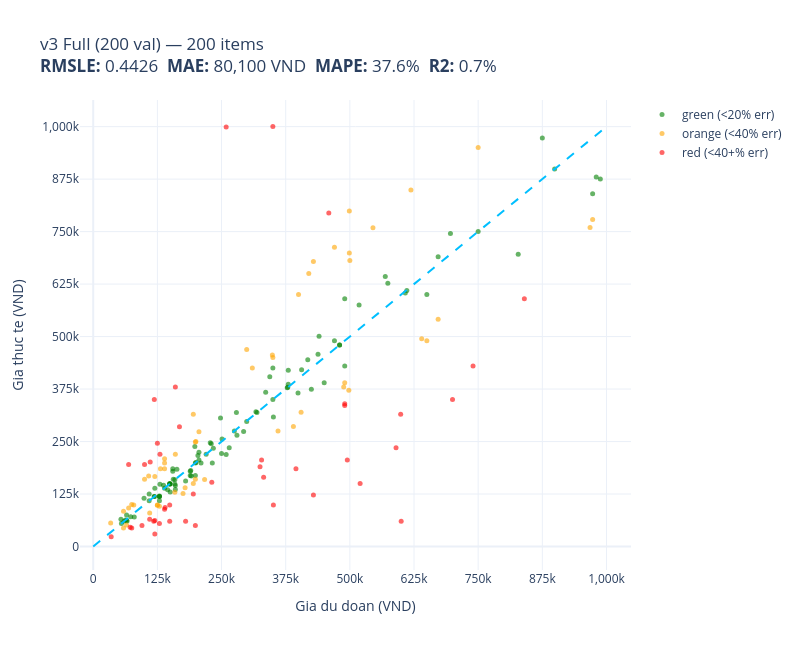
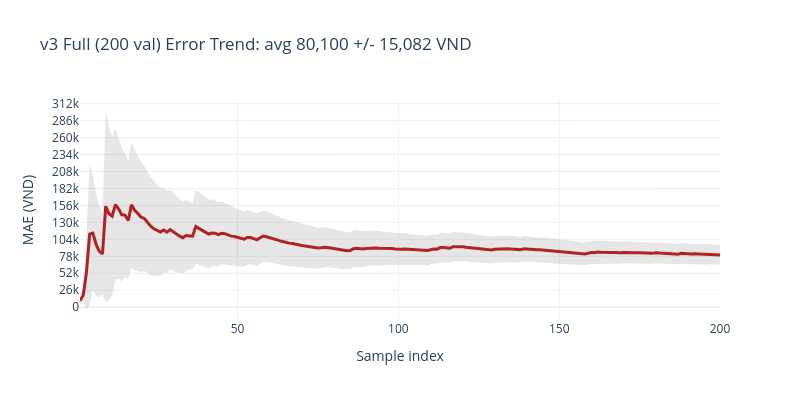

Notebook source saved alongside these figures, in order:
### Markdown cell above
## 7. Generative eval — 200 val (final epoch 3)

**Q5 lai:** Regex float-first + clamp [5, 1000].  
**Q6:** 200 val — nhanh (~3 phut), du de validate improvement vs v1.

### Code cell
model.eval()

# Safety cast truoc inference
for _m in model.modules():
    if isinstance(_m, torch.nn.Conv1d):
        _m.to(torch.bfloat16)

def predict_one(prompt: str) -> tuple:
    """Returns (pred_thousands_vnd, raw_generated_text)."""
    inputs = tokenizer(prompt, return_tensors="pt").to("cuda")
    with torch.inference_mode():
        out = model.generate(
            **inputs,
            max_new_tokens=MAX_NEW_TOKENS,
            do_sample=False,
            pad_token_id=tokenizer.eos_token_id,
        )
    gen = tokenizer.decode(out[0][inputs["input_ids"].shape[1]:], skip_special_tokens=True)
    m = re.search(PARSE_REGEX, gen)
    if m:
        pred_k = int(float(m.group()))
        pred_k = max(PRED_CLAMP_MIN, min(pred_k, PRED_CLAMP_MAX))
    else:
        pred_k = 0
    return pred_k, gen

preds_vnd, trues_vnd, raw_outs = [], [], []
clamp_count = 0
t_eval_start = time.time()

for item in tqdm(val_raw, desc="Generative eval val"):
    pred_k, raw = predict_one(item["prompt"])
    preds_vnd.append(pred_k * 1000)
    trues_vnd.append(item["price_vnd_true"])
    raw_outs.append(raw)
    if pred_k in (PRED_CLAMP_MIN, PRED_CLAMP_MAX):
        clamp_count += 1

t_eval = time.time() - t_eval_start
metrics_final = compute_metrics(np.array(trues_vnd, dtype=float), np.array(preds_vnd, dtype=float))

print("=" * 50)
print(f"v3 Full — {VAL_EVAL_SIZE} val (epoch {NUM_EPOCHS} final)")
print("=" * 50)
print(f"RMSLE : {metrics_final['rmsle']:.4f}  (primary)")
print(f"MAE   : {metrics_final['mae']:,.0f} VND")
print(f"MAPE  : {metrics_final['mape']:.1f}%")
print(f"R2    : {metrics_final['r2']:.4f}")
print(f"Zero preds   : {preds_vnd.count(0)}")
print(f"Clamp trigger: {clamp_count}")
print(f"Sec/item     : {t_eval/VAL_EVAL_SIZE:.2f}s")
print("=" * 50)
print(f"v1 reference : RMSLE=0.6084")
print(f"Day4 v8 ref  : RMSLE=0.4004")
print(f"Target       : RMSLE<0.38")

names = [item["prompt"][:50] for item in val_raw]
plot_predictions(
    np.array(trues_vnd, dtype=float),
    np.array(preds_vnd, dtype=float),
    title=f"v3 Full ({VAL_EVAL_SIZE} val)",
    names=names,
)

### Figure 1 — Plotly figure (JSON) as saved in the notebook; plotly's stock layout.template omitted (floating-point values rounded to 4 significant figures)
{"data": [{"customdata": [["Sản phẩm này có giá bao nhiêu ?\nTiêu đề: Dán cường<br>Pred: 159,000 VND<br>True: 149,000 VND"], ["Sản phẩm này có giá bao nhiêu ?\nTiêu đề: Đèn Pin L<br>Pred: 190,000 VND<br>True: 181,000 VND"], ["Sản phẩm này có giá bao nhiêu ?\nTiêu đề: Lư xông t<br>Pred: 380,000 VND<br>True: 420,000 VND"], ["Sản phẩm này có giá bao nhiêu ?\nTiêu đề: Cáp sạc n<br>Pred: 145,000 VND<br>True: 135,000 VND"], ["Sản phẩm này có giá bao nhiêu ?\nTiêu đề: Sữa Tắm K<br>Pred: 156,000 VND<br>True: 160,000 VND"], ["Sản phẩm này có giá bao nhiêu ?\nTiêu đề: Kem Dưỡng<br>Pred: 248,000 VND<br>True: 305,970 VND"], ["Sản phẩm này có giá bao nhiêu ?\nTiêu đề: Tinh dầu <br>Pred: 875,000 VND<br>True: 973,000 VND"], ["Sản phẩm này có giá bao nhiêu ?\nTiêu đề: Bàn phím <br>Pred: 206,000 VND<br>True: 205,965 VND"], ["Sản phẩm này có giá bao nhiêu ?\nTiêu đề: Dép kẹp x<br>Pred: 119,000 VND<br>True: 119,000 VND"], ["Sản phẩm này có giá bao nhiêu ?\nTiêu đề: Vòi phun <br>Pred: 250,000 VND<br>True: 221,500 VND"], ["Sản phẩm này có giá bao nhiêu ?\nTiêu đề: Thuốc Trừ<br>Pred: 137,000 VND<br>True: 146,000 VND"], ["Sản phẩm này có giá bao nhiêu ?\nTiêu đề: Áo Mưa 2 <br>Pred: 149,000 VND<br>True: 149,000 VND"], ["Sản phẩm này có giá bao nhiêu ?\nTiêu đề: Cáp âm th<br>Pred: 180,000 VND<br>True: 156,000 VND"], ["Sản phẩm này có giá bao nhiêu ?\nTiêu đề: Đồ Chơi M<br>Pred: 336,000 VND<br>True: 367,300 VND"], ["Sản phẩm này có giá bao nhiêu ?\nTiêu đề: Tai nghe <br>Pred: 490,000 VND<br>True: 590,000 VND"], ["Sản phẩm này có giá bao nhiêu ?\nTiêu đề: Kéo đầu t<br>Pred: 80,000 VND<br>True: 70,000 VND"], ["Sản phẩm này có giá bao nhiêu ?\nTiêu đề: Ví Nam Da<br>Pred: 150,000 VND<br>True: 149,000 VND"], ["Sản phẩm này có giá bao nhiêu ?\nTiêu đề: Bộ tranh <br>Pred: 199,000 VND<br>True: 199,000 VND"], ["Sản phẩm này có giá bao nhiêu ?\nTiêu đề: Kệ lưu tr<br>Pred: 980,000 VND<br>True: 880,000 VND"], ["Sản phẩm này có giá bao nhiêu ?\nTiêu đề: Áo Khoác <br>Pred: 189,000 VND<br>True: 169,000 VND"], ["Sản phẩm này có giá bao nhiêu ?\nTiêu đề: Ấm Siêu T<br>Pred: 160,000 VND<br>True: 145,000 VND"], ["Sản phẩm này có giá bao nhiêu ?\nTiêu đề: Mũ Nón Sn<br>Pred: 259,000 VND<br>True: 219,000 VND"], ["Sản phẩm này có giá bao nhiêu ?\nTiêu đề: Balo Da N<br>Pred: 351,000 VND<br>True: 308,700 VND"], ["Sản phẩm này có giá bao nhiêu ?\nTiêu đề: Hộp Hút Ẩ<br>Pred: 129,000 VND<br>True: 119,000 VND"], ["Sản phẩm này có giá bao nhiêu ?\nTiêu đề: Viên chả <br>Pred: 65,000 VND<br>True: 62,000 VND"], ["Sản phẩm này có giá bao nhiêu ?\nTiêu đề: Giày sand<br>Pred: 379,000 VND<br>True: 379,000 VND"], ["Sản phẩm này có giá bao nhiêu ?\nTiêu đề: Mũ Nón Lư<br>Pred: 220,000 VND<br>True: 220,000 VND"], ["Sản phẩm này có giá bao nhiêu ?\nTiêu đề: Xe chở rá<br>Pred: 199,000 VND<br>True: 169,000 VND"], ["Sản phẩm này có giá bao nhiêu ?\nTiêu đề: Kem Chống<br>Pred: 438,000 VND<br>True: 458,000 VND"], ["Sản phẩm này có giá bao nhiêu ?\nTiêu đề: Ốp lưng A<br>Pred: 55,000 VND<br>True: 55,000 VND"], ["Sản phẩm này có giá bao nhiêu ?\nTiêu đề: Dep Xỏ Ng<br>Pred: 198,000 VND<br>True: 238,000 VND"], ["Sản phẩm này có giá bao nhiêu ?\nTiêu đề: Hộp mực 1<br>Pred: 650,000 VND<br>True: 600,000 VND"], ["Sản phẩm này có giá bao nhiêu ?\nTiêu đề: Túi đeo b<br>Pred: 109,000 VND<br>True: 125,000 VND"], ["Sản phẩm này có giá bao nhiêu ?\nTiêu đề: Bộ bình u<br>Pred: 608,000 VND<br>True: 603,750 VND"], ["Sản phẩm này có giá bao nhiêu ?\nTiêu đề: Gấu Bông <br>Pred: 232,000 VND<br>True: 199,000 VND"], ["Sản phẩm này có giá bao nhiêu ?\nTiêu đề: Router Wi<br>Pred: 470,000 VND<br>True: 490,000 VND"], ["Sản phẩm này có giá bao nhiêu ?\nTiêu đề: Kính lão <br>Pred: 129,000 VND<br>True: 109,000 VND"], ["Sản phẩm này có giá bao nhiêu ?\nTiêu đề: Mô hình k<br>Pred: 350,000 VND<br>True: 425,000 VND"], ["Sản phẩm này có giá bao nhiêu ?\nTiêu đề: Máy Mài G<br>Pred: 988,000 VND<br>True: 875,000 VND"], ["Sản phẩm này có giá bao nhiêu ?\nTiêu đề: Sữa bột O<br>Pred: 574,000 VND<br>True: 627,000 VND"], ["Sản phẩm này có giá bao nhiêu ?\nTiêu đề: Sữa Dưỡng<br>Pred: 130,000 VND<br>True: 148,500 VND"], ["Sản phẩm này có giá bao nhiêu ?\nTiêu đề: Gel Mềm T<br>Pred: 189,000 VND<br>True: 179,000 VND"], ["Sản phẩm này có giá bao nhiêu ?\nTiêu đề: Mũi khoan<br>Pred: 317,000 VND<br>True: 321,000 VND"], ["Sản phẩm này có giá bao nhiêu ?\nTiêu đề: Sạc USB‑C<br>Pred: 611,000 VND<br>True: 609,511 VND"], ["Sản phẩm này có giá bao nhiêu ?\nTiêu đề: Combo 10 <br>Pred: 210,000 VND<br>True: 199,000 VND"], ["Sản phẩm này có giá bao nhiêu ?\nTiêu đề: Máy mài k<br>Pred: 828,000 VND<br>True: 696,000 VND"], ["Sản phẩm này có giá bao nhiêu ?\nTiêu đề: Bàn Phím <br>Pred: 696,000 VND<br>True: 745,200 VND"], ["Sản phẩm này có giá bao nhiêu ?\nTiêu đề: Tranh tre<br>Pred: 280,000 VND<br>True: 265,000 VND"], ["Sản phẩm này có giá bao nhiêu ?\nTiêu đề: Mũ nửa đầ<br>Pred: 155,000 VND<br>True: 179,000 VND"], ["Sản phẩm này có giá bao nhiêu ?\nTiêu đề: Combo 2 X<br>Pred: 344,000 VND<br>True: 404,000 VND"], ["Sản phẩm này có giá bao nhiêu ?\nTiêu đề: Áo Khoác <br>Pred: 425,000 VND<br>True: 374,680 VND"], ["Sản phẩm này có giá bao nhiêu ?\nTiêu đề: Tấm Chắn <br>Pred: 490,000 VND<br>True: 430,000 VND"], ["Sản phẩm này có giá bao nhiêu ?\nTiêu đề: Tã quần U<br>Pred: 275,000 VND<br>True: 275,000 VND"], ["Sản phẩm này có giá bao nhiêu ?\nTiêu đề: Thắt Lưng<br>Pred: 899,000 VND<br>True: 899,000 VND"], ["Sản phẩm này có giá bao nhiêu ?\nTiêu đề: Balo Lapt<br>Pred: 518,000 VND<br>True: 575,000 VND"], ["Sản phẩm này có giá bao nhiêu ?\nTiêu đề: Son Dưỡng<br>Pred: 120,000 VND<br>True: 139,000 VND"], ["Sản phẩm này có giá bao nhiêu ?\nTiêu đề: Tấm làm m<br>Pred: 973,000 VND<br>True: 840,000 VND"], ["Sản phẩm này có giá bao nhiêu ?\nTiêu đề: Bao da ch<br>Pred: 200,000 VND<br>True: 200,000 VND"], ["Sản phẩm này có giá bao nhiêu ?\nTiêu đề: Bao da ch<br>Pred: 150,000 VND<br>True: 130,000 VND"], ["Sản phẩm này có giá bao nhiêu ?\nTiêu đề: Son Kem L<br>Pred: 159,000 VND<br>True: 159,000 VND"], ["Sản phẩm này có giá bao nhiêu ?\nTiêu đề: Nước cam <br>Pred: 54,000 VND<br>True: 65,000 VND"], ["Sản phẩm này có giá bao nhiêu ?\nTiêu đề: Sạc Lapto<br>Pred: 299,000 VND<br>True: 298,000 VND"], ["Sản phẩm này có giá bao nhiêu ?\nTiêu đề: Combo 2 T<br>Pred: 440,000 VND<br>True: 501,000 VND"], ["Sản phẩm này có giá bao nhiêu ?\nTiêu đề: Túi Xách <br>Pred: 109,000 VND<br>True: 109,000 VND"], ["Sản phẩm này có giá bao nhiêu ?\nTiêu đề: Áo lót nâ<br>Pred: 265,000 VND<br>True: 235,000 VND"], ["Sản phẩm này có giá bao nhiêu ?\nTiêu đề: Quạt đứng<br>Pred: 378,000 VND<br>True: 378,000 VND"], ["Sản phẩm này có giá bao nhiêu ?\nTiêu đề: Combo 2 K<br>Pred: 480,000 VND<br>True: 480,000 VND"], ["Sản phẩm này có giá bao nhiêu ?\nTiêu đề: Serum oh!<br>Pred: 228,000 VND<br>True: 247,000 VND"], ["Sản phẩm này có giá bao nhiêu ?\nTiêu đề: Sạc Lapto<br>Pred: 251,000 VND<br>True: 256,000 VND"], ["Sản phẩm này có giá bao nhiêu ?\nTiêu đề: Sạc Lapto<br>Pred: 480,000 VND<br>True: 480,000 VND"], ["Sản phẩm này có giá bao nhiêu ?\nTiêu đề: Kem Dưỡng<br>Pred: 350,000 VND<br>True: 350,000 VND"], ["Sản phẩm này có giá bao nhiêu ?\nTiêu đề: Kính Mắt <br>Pred: 149,000 VND<br>True: 150,000 VND"], ["Sản phẩm này có giá bao nhiêu ?\nTiêu đề: Ấm Siêu T<br>Pred: 160,000 VND<br>True: 136,000 VND"], ["Sản phẩm này có giá bao nhiêu ?\nTiêu đề: Sạc Lapto<br>Pred: 750,000 VND<br>True: 750,000 VND"], ["Sản phẩm này có giá bao nhiêu ?\nTiêu đề: Bàn Phím <br>Pred: 206,000 VND<br>True: 224,543 VND"], ["Sản phẩm này có giá bao nhiêu ?\nTiêu đề: Combo 2 C<br>Pred: 66,000 VND<br>True: 61,000 VND"], ["Sản phẩm này có giá bao nhiêu ?\nTiêu đề: Thùng 40 <br>Pred: 234,000 VND<br>True: 234,000 VND"], ["Sản phẩm này có giá bao nhiêu ?\nTiêu đề: Túi xách <br>Pred: 399,000 VND<br>True: 365,750 VND"], ["Sản phẩm này có giá bao nhiêu ?\nTiêu đề: Bình Đựng<br>Pred: 191,000 VND<br>True: 168,000 VND"], ["Sản phẩm này có giá bao nhiêu ?\nTiêu đề: Cài áo ho<br>Pred: 230,000 VND<br>True: 245,000 VND"], ["Sản phẩm này có giá bao nhiêu ?\nTiêu đề: Pin Tương<br>Pred: 406,000 VND<br>True: 421,000 VND"], ["Sản phẩm này có giá bao nhiêu ?\nTiêu đề: Bọc Vô Lă<br>Pred: 163,000 VND<br>True: 184,000 VND"], ["Sản phẩm này có giá bao nhiêu ?\nTiêu đề: Trò chơi <br>Pred: 279,000 VND<br>True: 319,000 VND"], ["Sản phẩm này có giá bao nhiêu ?\nTiêu đề: Áo thun 5<br>Pred: 450,000 VND<br>True: 390,000 VND"], ["Sản phẩm này có giá bao nhiêu ?\nTiêu đề: Bàn phím <br>Pred: 569,000 VND<br>True: 642,910 VND"], ["Sản phẩm này có giá bao nhiêu ?\nTiêu đề: Bình ăn b<br>Pred: 129,000 VND<br>True: 119,000 VND"], ["Sản phẩm này có giá bao nhiêu ?\nTiêu đề: Balo Thời<br>Pred: 380,000 VND<br>True: 386,700 VND"], ["Sản phẩm này có giá bao nhiêu ?\nTiêu đề: Sữa rửa m<br>Pred: 155,000 VND<br>True: 185,000 VND"], ["Sản phẩm này có giá bao nhiêu ?\nTiêu đề: Combo 02 <br>Pred: 73,000 VND<br>True: 71,000 VND"], ["Sản phẩm này có giá bao nhiêu ?\nTiêu đề: Cá Ngừ Ch<br>Pred: 63,000 VND<br>True: 63,000 VND"], ["Sản phẩm này có giá bao nhiêu ?\nTiêu đề: Miếng đệm<br>Pred: 99,000 VND<br>True: 115,000 VND"], ["Sản phẩm này có giá bao nhiêu ?\nTiêu đề: Găng tay <br>Pred: 139,000 VND<br>True: 139,000 VND"], ["Sản phẩm này có giá bao nhiêu ?\nTiêu đề: Miếng Đệm<br>Pred: 119,000 VND<br>True: 119,000 VND"], ["Sản phẩm này có giá bao nhiêu ?\nTiêu đề: Bông phấn<br>Pred: 65,000 VND<br>True: 75,000 VND"], ["Sản phẩm này có giá bao nhiêu ?\nTiêu đề: Pin Li‑io<br>Pred: 418,000 VND<br>True: 445,000 VND"], ["Sản phẩm này có giá bao nhiêu ?\nTiêu đề: Ốp Lưng S<br>Pred: 129,000 VND<br>True: 120,000 VND"], ["Sản phẩm này có giá bao nhiêu ?\nTiêu đề: Nón cao b<br>Pred: 149,000 VND<br>True: 149,000 VND"], ["Sản phẩm này có giá bao nhiêu ?\nTiêu đề: Balo nữ/n<br>Pred: 319,000 VND<br>True: 319,000 VND"], ["Sản phẩm này có giá bao nhiêu ?\nTiêu đề: Súng phun<br>Pred: 204,000 VND<br>True: 217,000 VND"], ["Sản phẩm này có giá bao nhiêu ?\nTiêu đề: Bàn phím <br>Pred: 293,000 VND<br>True: 274,000 VND"], ["Sản phẩm này có giá bao nhiêu ?\nTiêu đề: Belif Mặt<br>Pred: 672,000 VND<br>True: 690,000 VND"], ["Sản phẩm này có giá bao nhiêu ?\nTiêu đề: Ốp lưng s<br>Pred: 60,000 VND<br>True: 60,000 VND"]], "hovertemplate": "%{customdata[0]}<extra></extra>", "marker": {"color": "green", "opacity": 0.6, "size": 5}, "mode": "markers", "name": "green (<20% err)", "type": "scatter", "x": [159000.0, 190000.0, 380000.0, 145000.0, 156000.0, 248000.0, 875000.0, 206000.0, 119000.0, 250000.0, 137000.0, 149000.0, 180000.0, 336000.0, 490000.0, 80000.0, 150000.0, 199000.0, 980000.0, 189000.0, 160000.0, 259000.0, 351000.0, 129000.0, 65000.0, 379000.0, 220000.0, 199000.0, 438000.0, 55000.0, 198000.0, 650000.0, 109000.0, 608000.0, 232000.0, 470000.0, 129000.0, 350000.0, 988000.0, 574000.0, 130000.0, 189000.0, 317000.0, 611000.0, 210000.0, 828000.0, 696000.0, 280000.0, 155000.0, 344000.0, 425000.0, 490000.0, 275000.0, 899000.0, 518000.0, 120000.0, 973000.0, 200000.0, 150000.0, 159000.0, 54000.0, 299000.0, 440000.0, 109000.0, 265000.0, 378000.0, 480000.0, 228000.0, 251000.0, 480000.0, 350000.0, 149000.0, 160000.0, 750000.0, 206000.0, 66000.0, 234000.0, 399000.0, 191000.0, 230000.0, 406000.0, 163000.0, 279000.0, 450000.0, 569000.0, 129000.0, 380000.0, 155000.0, 73000.0, 63000.0, 99000.0, 139000.0, 119000.0, 65000.0, 418000.0, 129000.0, 149000.0, 319000.0, 204000.0, 293000.0, 672000.0, 60000.0], "y": [149000.0, 181000.0, 420000.0, 135000.0, 160000.0, 306000.0, 973000.0, 206000.0, 119000.0, 221500.0, 146000.0, 149000.0, 156000.0, 367300.0, 590000.0, 70000.0, 149000.0, 199000.0, 880000.0, 169000.0, 145000.0, 219000.0, 308700.0, 119000.0, 62000.0, 379000.0, 220000.0, 169000.0, 458000.0, 55000.0, 238000.0, 600000.0, 125000.0, 603800.0, 199000.0, 490000.0, 109000.0, 425000.0, 875000.0, 627000.0, 148500.0, 179000.0, 321000.0, 609500.0, 199000.0, 696000.0, 745200.0, 265000.0, 179000.0, 404000.0, 374700.0, 430000.0, 275000.0, 899000.0, 575000.0, 139000.0, 840000.0, 200000.0, 130000.0, 159000.0, 65000.0, 298000.0, 501000.0, 109000.0, 235000.0, 378000.0, 480000.0, 247000.0, 256000.0, 480000.0, 350000.0, 150000.0, 136000.0, 750000.0, 224500.0, 61000.0, 234000.0, 365800.0, 168000.0, 245000.0, 421000.0, 184000.0, 319000.0, 390000.0, 642900.0, 119000.0, 386700.0, 185000.0, 71000.0, 63000.0, 115000.0, 139000.0, 119000.0, 75000.0, 445000.0, 120000.0, 149000.0, 319000.0, 217000.0, 274000.0, 690000.0, 60000.0]}, {"customdata": [["Sản phẩm này có giá bao nhiêu ?\nTiêu đề: Dung Dịch<br>Pred: 125,000 VND<br>True: 98,000 VND"], ["Sản phẩm này có giá bao nhiêu ?\nTiêu đề: Sét 2 lô <br>Pred: 34,000 VND<br>True: 56,000 VND"], ["Sản phẩm này có giá bao nhiêu ?\nTiêu đề: Ví nữ ngắ<br>Pred: 131,000 VND<br>True: 185,000 VND"], ["Sản phẩm này có giá bao nhiêu ?\nTiêu đề: Mô hình k<br>Pred: 350,000 VND<br>True: 450,000 VND"], ["Sản phẩm này có giá bao nhiêu ?\nTiêu đề: Bàn Chải <br>Pred: 79,000 VND<br>True: 99,000 VND"], ["Sản phẩm này có giá bao nhiêu ?\nTiêu đề: Tinh dầu <br>Pred: 159,000 VND<br>True: 129,000 VND"], ["Sản phẩm này có giá bao nhiêu ?\nTiêu đề: Túi xách <br>Pred: 125,000 VND<br>True: 99,000 VND"], ["Sản phẩm này có giá bao nhiêu ?\nTiêu đề: Đế xuồng <br>Pred: 139,000 VND<br>True: 199,000 VND"], ["Sản phẩm này có giá bao nhiêu ?\nTiêu đề: VÍ SEN 4 <br>Pred: 400,000 VND<br>True: 600,000 VND"], ["Sản phẩm này có giá bao nhiêu ?\nTiêu đề: Lõi lọc K<br>Pred: 360,000 VND<br>True: 275,000 VND"], ["Sản phẩm này có giá bao nhiêu ?\nTiêu đề: Thắt lưng<br>Pred: 59,000 VND<br>True: 44,000 VND"], ["Sản phẩm này có giá bao nhiêu ?\nTiêu đề: Sạc USB‑C<br>Pred: 500,000 VND<br>True: 681,000 VND"], ["Sản phẩm này có giá bao nhiêu ?\nTiêu đề: Razer Sph<br>Pred: 499,000 VND<br>True: 699,000 VND"], ["Sản phẩm này có giá bao nhiêu ?\nTiêu đề: Chai Tẩy <br>Pred: 69,000 VND<br>True: 91,757 VND"], ["Sản phẩm này có giá bao nhiêu ?\nTiêu đề: Phấn Nền <br>Pred: 490,000 VND<br>True: 390,000 VND"], ["Sản phẩm này có giá bao nhiêu ?\nTiêu đề: Áo len nữ<br>Pred: 199,000 VND<br>True: 249,000 VND"], ["Sản phẩm này có giá bao nhiêu ?\nTiêu đề: Ốp lưng L<br>Pred: 100,000 VND<br>True: 160,000 VND"], ["Sản phẩm này có giá bao nhiêu ?\nTiêu đề: Túi đeo c<br>Pred: 175,000 VND<br>True: 126,000 VND"], ["Sản phẩm này có giá bao nhiêu ?\nTiêu đề: Sạc Lapto<br>Pred: 650,000 VND<br>True: 490,000 VND"], ["Sản phẩm này có giá bao nhiêu ?\nTiêu đề: Mũ lưỡi t<br>Pred: 120,000 VND<br>True: 167,000 VND"], ["Sản phẩm này có giá bao nhiêu ?\nTiêu đề: Đồ chơi đ<br>Pred: 179,000 VND<br>True: 140,000 VND"], ["Sản phẩm này có giá bao nhiêu ?\nTiêu đề: Bộ Kéo Sp<br>Pred: 195,000 VND<br>True: 315,000 VND"], ["Sản phẩm này có giá bao nhiêu ?\nTiêu đề: Đèn Ốp Vá<br>Pred: 640,000 VND<br>True: 495,000 VND"], ["Sản phẩm này có giá bao nhiêu ?\nTiêu đề: Bàn Phím <br>Pred: 206,000 VND<br>True: 273,240 VND"], ["Sản phẩm này có giá bao nhiêu ?\nTiêu đề: Serum DAB<br>Pred: 310,000 VND<br>True: 425,000 VND"], ["Sản phẩm này có giá bao nhiêu ?\nTiêu đề: Bông tẩy <br>Pred: 59,000 VND<br>True: 83,990 VND"], ["Sản phẩm này có giá bao nhiêu ?\nTiêu đề: Serum Dưỡ<br>Pred: 672,000 VND<br>True: 541,000 VND"], ["Sản phẩm này có giá bao nhiêu ?\nTiêu đề: Rượu vang<br>Pred: 488,000 VND<br>True: 380,000 VND"], ["Sản phẩm này có giá bao nhiêu ?\nTiêu đề: Đèn Pha L<br>Pred: 420,000 VND<br>True: 650,000 VND"], ["Sản phẩm này có giá bao nhiêu ?\nTiêu đề: Máy Xông <br>Pred: 545,000 VND<br>True: 759,000 VND"], ["Sản phẩm này có giá bao nhiêu ?\nTiêu đề: Bát tô th<br>Pred: 217,000 VND<br>True: 159,850 VND"], ["Sản phẩm này có giá bao nhiêu ?\nTiêu đề: Balo nữ c<br>Pred: 139,000 VND<br>True: 185,000 VND"], ["Sản phẩm này có giá bao nhiêu ?\nTiêu đề: Mô Hình X<br>Pred: 429,000 VND<br>True: 679,000 VND"], ["Sản phẩm này có giá bao nhiêu ?\nTiêu đề: Thùng 12 <br>Pred: 498,000 VND<br>True: 372,000 VND"], ["Sản phẩm này có giá bao nhiêu ?\nTiêu đề: Găng tay <br>Pred: 75,000 VND<br>True: 100,000 VND"], ["Sản phẩm này có giá bao nhiêu ?\nTiêu đề: Thùng Đựn<br>Pred: 499,000 VND<br>True: 799,000 VND"], ["Sản phẩm này có giá bao nhiêu ?\nTiêu đề: Túi xách <br>Pred: 405,000 VND<br>True: 320,000 VND"], ["Sản phẩm này có giá bao nhiêu ?\nTiêu đề: Mũ lưỡi t<br>Pred: 65,000 VND<br>True: 51,000 VND"], ["Sản phẩm này có giá bao nhiêu ?\nTiêu đề: Dung dịch<br>Pred: 129,000 VND<br>True: 96,000 VND"], ["Sản phẩm này có giá bao nhiêu ?\nTiêu đề: Giày tây <br>Pred: 199,000 VND<br>True: 160,000 VND"], ["Sản phẩm này có giá bao nhiêu ?\nTiêu đề: Lò xo máy<br>Pred: 200,000 VND<br>True: 250,000 VND"], ["Sản phẩm này có giá bao nhiêu ?\nTiêu đề: Router Wi<br>Pred: 619,000 VND<br>True: 849,000 VND"], ["Sản phẩm này có giá bao nhiêu ?\nTiêu đề: Dầu gội d<br>Pred: 299,000 VND<br>True: 469,000 VND"], ["Sản phẩm này có giá bao nhiêu ?\nTiêu đề: Nón mũ kế<br>Pred: 108,000 VND<br>True: 168,000 VND"], ["Sản phẩm này có giá bao nhiêu ?\nTiêu đề: Móc khóa <br>Pred: 139,000 VND<br>True: 209,000 VND"], ["Sản phẩm này có giá bao nhiêu ?\nTiêu đề: Tinh dầu <br>Pred: 973,000 VND<br>True: 779,000 VND"], ["Sản phẩm này có giá bao nhiêu ?\nTiêu đề: Duka Con <br>Pred: 160,000 VND<br>True: 220,000 VND"], ["Sản phẩm này có giá bao nhiêu ?\nTiêu đề: Kem Dưỡng<br>Pred: 349,000 VND<br>True: 456,000 VND"], ["Sản phẩm này có giá bao nhiêu ?\nTiêu đề: Phân hữu <br>Pred: 110,000 VND<br>True: 80,000 VND"], ["Sản phẩm này có giá bao nhiêu ?\nTiêu đề: Nước Hoa <br>Pred: 470,000 VND<br>True: 712,500 VND"], ["Sản phẩm này có giá bao nhiêu ?\nTiêu đề: Nước Hoa <br>Pred: 390,000 VND<br>True: 286,000 VND"], ["Sản phẩm này có giá bao nhiêu ?\nTiêu đề: Đồ bộ mặc<br>Pred: 195,000 VND<br>True: 150,000 VND"], ["Sản phẩm này có giá bao nhiêu ?\nTiêu đề: Khung tập<br>Pred: 750,000 VND<br>True: 950,000 VND"], ["Sản phẩm này có giá bao nhiêu ?\nTiêu đề: Máy phun <br>Pred: 968,000 VND<br>True: 759,600 VND"]], "hovertemplate": "%{customdata[0]}<extra></extra>", "marker": {"color": "orange", "opacity": 0.6, "size": 5}, "mode": "markers", "name": "orange (<40% err)", "type": "scatter", "x": [125000.0, 34000.0, 131000.0, 350000.0, 79000.0, 159000.0, 125000.0, 139000.0, 400000.0, 360000.0, 59000.0, 500000.0, 499000.0, 69000.0, 490000.0, 199000.0, 100000.0, 175000.0, 650000.0, 120000.0, 179000.0, 195000.0, 640000.0, 206000.0, 310000.0, 59000.0, 672000.0, 488000.0, 420000.0, 545000.0, 217000.0, 139000.0, 429000.0, 498000.0, 75000.0, 499000.0, 405000.0, 65000.0, 129000.0, 199000.0, 200000.0, 619000.0, 299000.0, 108000.0, 139000.0, 973000.0, 160000.0, 349000.0, 110000.0, 470000.0, 390000.0, 195000.0, 750000.0, 968000.0], "y": [98000.0, 56000.0, 185000.0, 450000.0, 99000.0, 129000.0, 99000.0, 199000.0, 600000.0, 275000.0, 44000.0, 681000.0, 699000.0, 91760.0, 390000.0, 249000.0, 160000.0, 126000.0, 490000.0, 167000.0, 140000.0, 315000.0, 495000.0, 273200.0, 425000.0, 83990.0, 541000.0, 380000.0, 650000.0, 759000.0, 159800.0, 185000.0, 679000.0, 372000.0, 100000.0, 799000.0, 320000.0, 51000.0, 96000.0, 160000.0, 250000.0, 849000.0, 469000.0, 168000.0, 209000.0, 779000.0, 220000.0, 456000.0, 80000.0, 712500.0, 286000.0, 150000.0, 950000.0, 759600.0]}, {"customdata": [["Sản phẩm này có giá bao nhiêu ?\nTiêu đề: Túi Handm<br>Pred: 328,000 VND<br>True: 206,000 VND"], ["Sản phẩm này có giá bao nhiêu ?\nTiêu đề: Master Lo<br>Pred: 495,000 VND<br>True: 206,000 VND"], ["Sản phẩm này có giá bao nhiêu ?\nTiêu đề: Kem Nhuộm<br>Pred: 180,000 VND<br>True: 60,000 VND"], ["Sản phẩm này có giá bao nhiêu ?\nTiêu đề: LEGO Xe T<br>Pred: 259,000 VND<br>True: 999,000 VND"], ["Sản phẩm này có giá bao nhiêu ?\nTiêu đề: Vali du l<br>Pred: 590,000 VND<br>True: 235,000 VND"], ["Sản phẩm này có giá bao nhiêu ?\nTiêu đề: Túi tote <br>Pred: 129,000 VND<br>True: 55,000 VND"], ["Sản phẩm này có giá bao nhiêu ?\nTiêu đề: Combo 5 l<br>Pred: 325,000 VND<br>True: 190,000 VND"], ["Sản phẩm này có giá bao nhiêu ?\nTiêu đề: Nước Hoa <br>Pred: 600,000 VND<br>True: 60,000 VND"], ["Sản phẩm này có giá bao nhiêu ?\nTiêu đề: Thắt lưng<br>Pred: 139,000 VND<br>True: 89,000 VND"], ["Sản phẩm này có giá bao nhiêu ?\nTiêu đề: Găng tay <br>Pred: 119,000 VND<br>True: 350,000 VND"], ["Sản phẩm này có giá bao nhiêu ?\nTiêu đề: Nhang Nụ <br>Pred: 160,000 VND<br>True: 380,000 VND"], ["Sản phẩm này có giá bao nhiêu ?\nTiêu đề: Thùng Bia<br>Pred: 350,000 VND<br>True: 1,000,000 VND"], ["Sản phẩm này có giá bao nhiêu ?\nTiêu đề: Kính thời<br>Pred: 120,000 VND<br>True: 29,500 VND"], ["Sản phẩm này có giá bao nhiêu ?\nTiêu đề: Thuốc Trừ<br>Pred: 231,000 VND<br>True: 153,000 VND"], ["Sản phẩm này có giá bao nhiêu ?\nTiêu đề: Túi Đeo C<br>Pred: 75,000 VND<br>True: 44,000 VND"], ["Sản phẩm này có giá bao nhiêu ?\nTiêu đề: Mặt Khóa <br>Pred: 840,000 VND<br>True: 590,000 VND"], ["Sản phẩm này có giá bao nhiêu ?\nTiêu đề: Gel Kẻ Mắ<br>Pred: 599,000 VND<br>True: 315,000 VND"], ["Sản phẩm này có giá bao nhiêu ?\nTiêu đề: Bật lửa g<br>Pred: 351,000 VND<br>True: 99,000 VND"], ["Sản phẩm này có giá bao nhiêu ?\nTiêu đề: Sốt mayon<br>Pred: 72,000 VND<br>True: 46,100 VND"], ["Sản phẩm này có giá bao nhiêu ?\nTiêu đề: Ổ khóa AB<br>Pred: 459,000 VND<br>True: 794,000 VND"], ["Sản phẩm này có giá bao nhiêu ?\nTiêu đề: Xịt Dưỡng<br>Pred: 195,000 VND<br>True: 125,000 VND"], ["Sản phẩm này có giá bao nhiêu ?\nTiêu đề: Kính Cườn<br>Pred: 490,000 VND<br>True: 340,000 VND"], ["Sản phẩm này có giá bao nhiêu ?\nTiêu đề: Yến Khánh<br>Pred: 199,000 VND<br>True: 50,000 VND"], ["Sản phẩm này có giá bao nhiêu ?\nTiêu đề: Gói dầu g<br>Pred: 149,000 VND<br>True: 60,000 VND"], ["Sản phẩm này có giá bao nhiêu ?\nTiêu đề: Cá Đỗng X<br>Pred: 111,000 VND<br>True: 201,000 VND"], ["Sản phẩm này có giá bao nhiêu ?\nTiêu đề: UGREEN Hộ<br>Pred: 490,000 VND<br>True: 336,000 VND"], ["Sản phẩm này có giá bao nhiêu ?\nTiêu đề: Túi iPad <br>Pred: 149,000 VND<br>True: 99,000 VND"], ["Sản phẩm này có giá bao nhiêu ?\nTiêu đề: Lưỡi cắt <br>Pred: 520,000 VND<br>True: 150,000 VND"], ["Sản phẩm này có giá bao nhiêu ?\nTiêu đề: Phong bì <br>Pred: 100,000 VND<br>True: 195,000 VND"], ["Sản phẩm này có giá bao nhiêu ?\nTiêu đề: Lót gót d<br>Pred: 35,000 VND<br>True: 23,000 VND"], ["Sản phẩm này có giá bao nhiêu ?\nTiêu đề: Ruột Bút <br>Pred: 118,000 VND<br>True: 60,000 VND"], ["Sản phẩm này có giá bao nhiêu ?\nTiêu đề: Tranh dân<br>Pred: 700,000 VND<br>True: 350,000 VND"], ["Sản phẩm này có giá bao nhiêu ?\nTiêu đề: Khăn Giấy<br>Pred: 125,000 VND<br>True: 246,000 VND"], ["Sản phẩm này có giá bao nhiêu ?\nTiêu đề: Balo học <br>Pred: 69,000 VND<br>True: 195,000 VND"], ["Sản phẩm này có giá bao nhiêu ?\nTiêu đề: Gấu bông <br>Pred: 332,000 VND<br>True: 165,000 VND"], ["Sản phẩm này có giá bao nhiêu ?\nTiêu đề: Tấm lót s<br>Pred: 120,000 VND<br>True: 62,000 VND"], ["Sản phẩm này có giá bao nhiêu ?\nTiêu đề: Quạt Tản <br>Pred: 95,000 VND<br>True: 50,000 VND"], ["Sản phẩm này có giá bao nhiêu ?\nTiêu đề: Quần Lót <br>Pred: 110,000 VND<br>True: 65,000 VND"], ["Sản phẩm này có giá bao nhiêu ?\nTiêu đề: Phụ kiện <br>Pred: 130,000 VND<br>True: 220,000 VND"], ["Sản phẩm này có giá bao nhiêu ?\nTiêu đề: Túi Xách <br>Pred: 140,000 VND<br>True: 93,150 VND"], ["Sản phẩm này có giá bao nhiêu ?\nTiêu đề: Kem Dưỡng<br>Pred: 395,000 VND<br>True: 185,000 VND"], ["Sản phẩm này có giá bao nhiêu ?\nTiêu đề: Kệ Gỗ Tre<br>Pred: 740,000 VND<br>True: 430,000 VND"], ["Sản phẩm này có giá bao nhiêu ?\nTiêu đề: Lưỡi cắt <br>Pred: 168,000 VND<br>True: 285,000 VND"], ["Sản phẩm này có giá bao nhiêu ?\nTiêu đề: Mô hình m<br>Pred: 429,000 VND<br>True: 122,500 VND"]], "hovertemplate": "%{customdata[0]}<extra></extra>", "marker": {"color": "red", "opacity": 0.6, "size": 5}, "mode": "markers", "name": "red (<40+% err)", "type": "scatter", "x": [328000.0, 495000.0, 180000.0, 259000.0, 590000.0, 129000.0, 325000.0, 600000.0, 139000.0, 119000.0, 160000.0, 350000.0, 120000.0, 231000.0, 75000.0, 840000.0, 599000.0, 351000.0, 72000.0, 459000.0, 195000.0, 490000.0, 199000.0, 149000.0, 111000.0, 490000.0, 149000.0, 520000.0, 100000.0, 35000.0, 118000.0, 700000.0, 125000.0, 69000.0, 332000.0, 120000.0, 95000.0, 110000.0, 130000.0, 140000.0, 395000.0, 740000.0, 168000.0, 429000.0], "y": [206000.0, 206000.0, 60000.0, 999000.0, 235000.0, 55000.0, 190000.0, 60000.0, 89000.0, 350000.0, 380000.0, 1000000.0, 29500.0, 153000.0, 44000.0, 590000.0, 315000.0, 99000.0, 46100.0, 794000.0, 125000.0, 340000.0, 50000.0, 60000.0, 201000.0, 336000.0, 99000.0, 150000.0, 195000.0, 23000.0, 60000.0, 350000.0, 246000.0, 195000.0, 165000.0, 62000.0, 50000.0, 65000.0, 220000.0, 93150.0, 185000.0, 430000.0, 285000.0, 122500.0]}, {"hoverinfo": "skip", "line": {"color": "deepskyblue", "dash": "dash", "width": 2}, "mode": "lines", "showlegend": false, "type": "scatter", "x": [0, 1000000], "y": [0, 1000000]}], "layout": {"height": 650, "title": {"text": "v3 Full (200 val) — 200 items<br><b>RMSLE:</b> 0.4426  <b>MAE:</b> 80,100 VND  <b>MAPE:</b> 37.6%  <b>R2:</b> 0.7%"}, "width": 800, "xaxis": {"ticktext": ["0", "125k", "250k", "375k", "500k", "625k", "750k", "875k", "1,000k"], "tickvals": [0, 125000, 250000, 375000, 500000, 625000, 750000, 875000, 1000000], "title": {"text": "Gia du doan (VND)"}}, "yaxis": {"ticktext": ["0", "125k", "250k", "375k", "500k", "625k", "750k", "875k", "1,000k"], "tickvals": [0, 125000, 250000, 375000, 500000, 625000, 750000, 875000, 1000000], "title": {"text": "Gia thuc te (VND)"}}}}

### Figure 2 — Plotly figure (JSON) as saved in the notebook; plotly's stock layout.template omitted (floating-point values rounded to 4 significant figures; data arrays with more than 128 entries replaced by an {"elided": "..."} marker saying what was removed)
{"data": [{"fill": "toself", "fillcolor": "rgba(128,128,128,0.2)", "hoverinfo": "skip", "line": {"color": "rgba(255,255,255,0)"}, "showlegend": false, "type": "scatter", "x": {"elided": "400 int values"}, "y": {"elided": "400 float values"}}, {"line": {"color": "firebrick", "width": 3}, "mode": "lines", "name": "Cumulative Avg Error", "type": "scatter", "x": {"elided": "200 int values"}, "y": {"elided": "200 float values"}}], "layout": {"height": 400, "showlegend": false, "title": {"text": "v3 Full (200 val) Error Trend: avg 80,100 +/- 15,082 VND"}, "width": 800, "xaxis": {"title": {"text": "Sample index"}}, "yaxis": {"ticktext": ["0", "26k", "52k", "78k", "104k", "130k", "156k", "182k", "208k", "234k", "260k", "286k", "312k"], "tickvals": [0, 26000, 52000, 78000, 104000, 130000, 156000, 182000, 208000, 234000, 260000, 286000, 312000], "title": {"text": "MAE (VND)"}}}}
